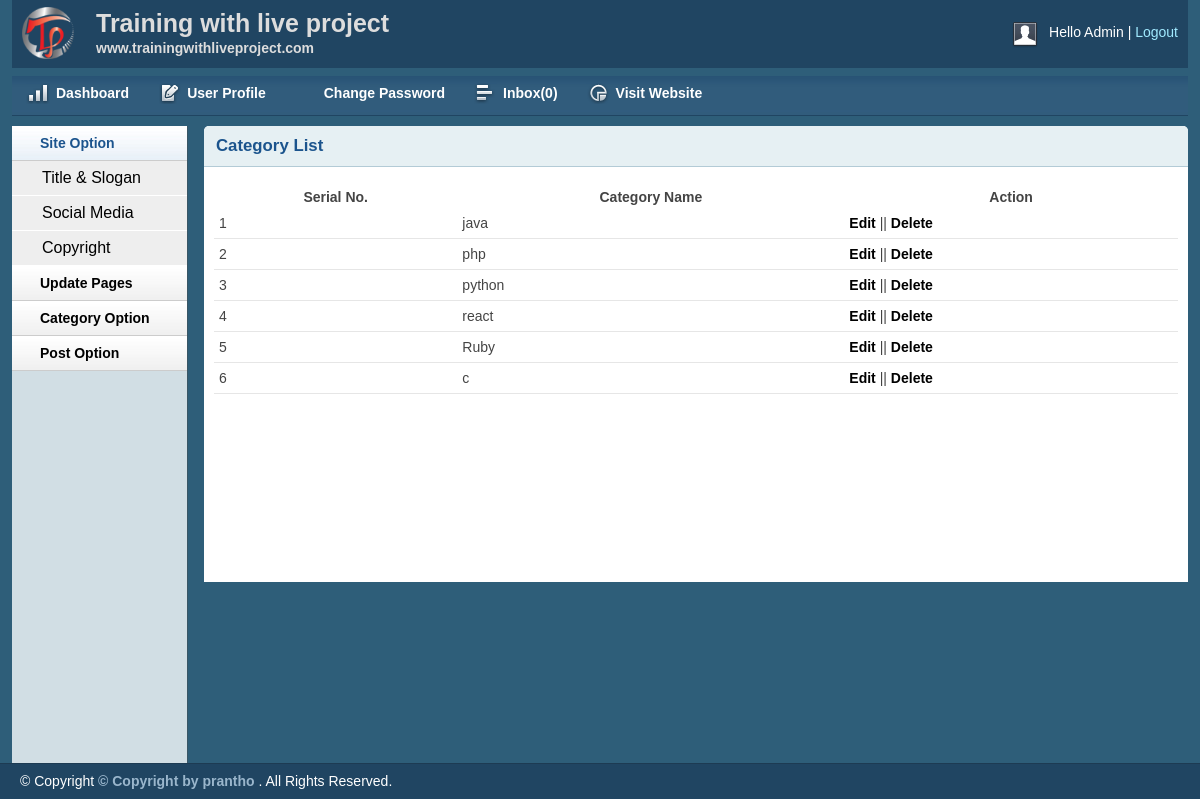
The page /admin/catlist.php (signed in) on the database its author committed.
### tables this page shows
CREATE TABLE `category` (
  `catid` int(11) NOT NULL,
  `category` varchar(255) NOT NULL
);

CREATE TABLE `footer` (
  `id` int(11) NOT NULL,
  `copy` varchar(255) NOT NULL
);

### lib/Database.php (called while the page is built, shortened)
<?php
class database{
    public function __construct(){
        $this->link =mysqli_connect('localhost','root','','blog') or die("error is:".mysqli_error($this->link));
    }
    public function select($data){
       $sel = mysqli_query($this->link,$data);
       if($sel){
         return $sel;
       }
    }
}
?>

### admin/catlist.php (the view, shortened to what this page needs)
<?php include 'inc/header.php' ?>
     <?php include 'inc/sidebar.php' ?>
        <div class="grid_10">
            <div class="box round first grid">
                <h2>Category List</h2>
                <div class="block">
                    <table class="data display datatable" id="example">
					<thead>
						<tr>
							<th>Serial No.</th>
							<th>Category Name</th>
							<th>Action</th>
						</tr>
					</thead>
					<tbody>
					<?php
						$select="SELECT * FROM `category`";
						$query = $db->select($select);
						$i=1;
						while($row= mysqli_fetch_assoc($query))
						{?>
						<tr class="odd gradeX">
							<td><?php echo $i++; ?></td>
							<td><?php echo $row['category']; ?></td>
							<td><a href="catup.php?id=<?php echo $row['catid'];?>">Edit</a> || <a href="?del=<?php echo $row['catid']; ?>">Delete</a></td>
						</tr>
						<?php
						};
						?>
					</tbody>
				</table>
               </div>
            </div>
        </div>
     <?php include 'inc/footer.php' ?>

### admin/inc/footer.php (shortened to what this page needs)
    <div id="site_info">
        <p>
         &copy; Copyright
         <a href="http://trainingwithliveproject.com">
         <?php
            $select="SELECT * FROM footer where id=1";
            $query = $db->select($select);
            while($footer= mysqli_fetch_array($query)){
                echo $footer['copy'];
            }
        ?>
        </a>. All Rights Reserved.
        </p>
    </div>
</body>
</html>

### admin/css/layout.css (style rules this page uses)
body { background: #fff none repeat scroll 0 0; color: #444; font-size: 14px; padding: 0; }
a { color: #000; font-weight:bold; text-decoration: none; }
h1, h2, h3, h4, h5, h6 { line-height:1.2em; margin-bottom:.3em; }
h2 { margin-top:1em; }
.box { background:#fff; margin-bottom:20px; padding:10px 10px 10px 10px; margin-left:-8px; }
.box.grid { padding-bottom:40px; }
.box.round { -moz-border-radius: 5px 5px 0px 0px; -webkit-border-radius: 5px 5px 0px 0px; border-radius: 5px 5px 0px 0px; }
.box h2 { font-size:1.2em; font-weight:bold; color:#1B548D; background:#E6F0F3; margin:-10px -10px 0 -10px; padding:10px 12px; border-bottom:1px solid #B3CBD6; -moz-border-radius: 5px 5px 0px 0px; -webkit-border-radius: 5px 5px 0px 0px; border-radius: 5px 5px 0px 0px; }
.box.first { min-height: 406px; }
.block { padding-top:20px; }
p { margin-bottom:1em; }
#site_info { color:#fff; background:#204562; border-top:1px solid #1d3b53; padding-left:20px; }
#site_info p { line-height:35px; margin-bottom:0px; }
#site_info a { color:#9ab6cc; }
.block { padding-bottom:1px; }
table.display { margin: 0 auto; clear: both; width: 100%; }
tr.odd { height: 30px; line-height: 30px; border-bottom:1px solid #e6e6e6; }
tr.odd td, tr.even td { padding-left:5px; }

### rows shown on the page
category: category "java"
category: category "php"
category: category "python"
category: category "react"
category: category "Ruby"
category: category "c"
footer: copy "© Copyright by prantho"

### other values the page prints
$num "0"
